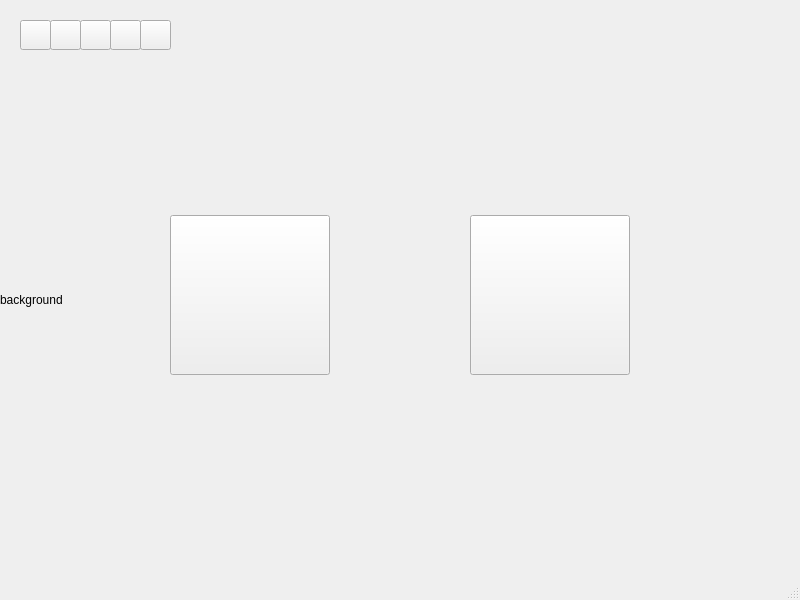
<?xml version="1.0" encoding="UTF-8"?>
<ui version="4.0">
 <class>pro2</class>
 <widget class="QMainWindow" name="pro2">
  <property name="geometry">
   <rect>
    <x>0</x>
    <y>0</y>
    <width>800</width>
    <height>600</height>
   </rect>
  </property>
  <property name="windowTitle">
   <string>pro2</string>
  </property>
  <widget class="QWidget" name="centralwidget">
   <widget class="QPushButton" name="pushButton">
    <property name="geometry">
     <rect>
      <x>170</x>
      <y>215</y>
      <width>160</width>
      <height>160</height>
     </rect>
    </property>
    <property name="text">
     <string/>
    </property>
   </widget>
   <widget class="QPushButton" name="pushButton_2">
    <property name="geometry">
     <rect>
      <x>470</x>
      <y>215</y>
      <width>160</width>
      <height>160</height>
     </rect>
    </property>
    <property name="text">
     <string/>
    </property>
   </widget>
   <widget class="QLabel" name="back_label">
    <property name="geometry">
     <rect>
      <x>0</x>
      <y>0</y>
      <width>800</width>
      <height>600</height>
     </rect>
    </property>
    <property name="text">
     <string>background</string>
    </property>
   </widget>
   <widget class="QPushButton" name="course">
    <property name="geometry">
     <rect>
      <x>50</x>
      <y>20</y>
      <width>31</width>
      <height>30</height>
     </rect>
    </property>
    <property name="text">
     <string/>
    </property>
   </widget>
   <widget class="QPushButton" name="student_plus">
    <property name="geometry">
     <rect>
      <x>140</x>
      <y>20</y>
      <width>31</width>
      <height>30</height>
     </rect>
    </property>
    <property name="text">
     <string/>
    </property>
   </widget>
   <widget class="QPushButton" name="course_plus">
    <property name="geometry">
     <rect>
      <x>80</x>
      <y>20</y>
      <width>31</width>
      <height>30</height>
     </rect>
    </property>
    <property name="text">
     <string/>
    </property>
   </widget>
   <widget class="QPushButton" name="home">
    <property name="geometry">
     <rect>
      <x>20</x>
      <y>20</y>
      <width>31</width>
      <height>30</height>
     </rect>
    </property>
    <property name="text">
     <string/>
    </property>
   </widget>
   <widget class="QPushButton" name="stu">
    <property name="geometry">
     <rect>
      <x>110</x>
      <y>20</y>
      <width>31</width>
      <height>30</height>
     </rect>
    </property>
    <property name="text">
     <string/>
    </property>
   </widget>
   <zorder>back_label</zorder>
   <zorder>pushButton</zorder>
   <zorder>pushButton_2</zorder>
   <zorder>course</zorder>
   <zorder>student_plus</zorder>
   <zorder>course_plus</zorder>
   <zorder>home</zorder>
   <zorder>stu</zorder>
  </widget>
  <widget class="QStatusBar" name="statusbar"/>
 </widget>
 <resources/>
 <connections/>
</ui>
